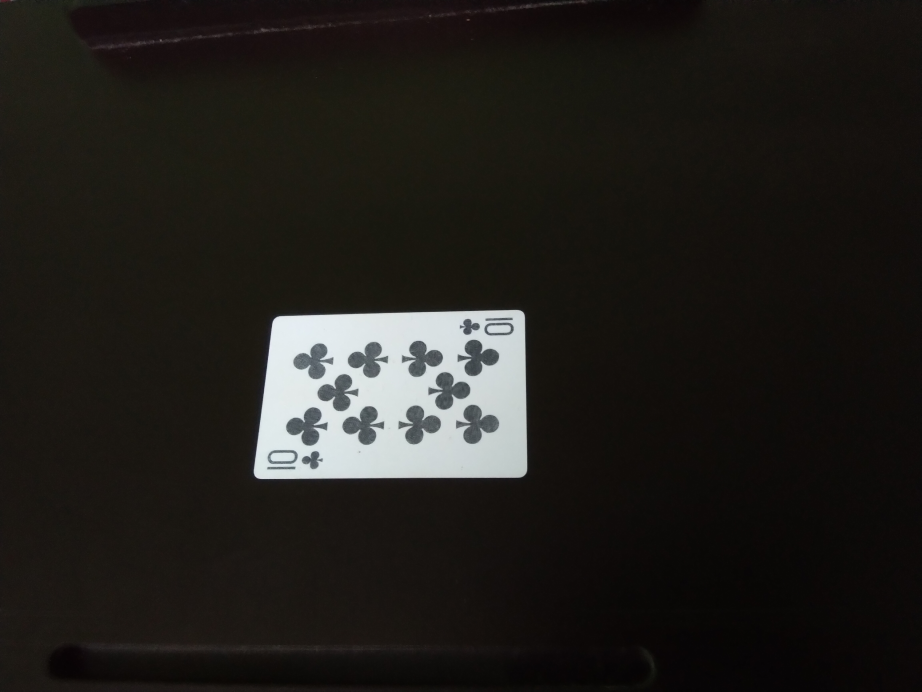
#> input picture 10C0.jpg, 4608 x 3456 px (shown at 1/5 size)
$ python extract_corners.py 10C0.jpg
#> lines starting #> are read from the running program, lines starting #| are printed output that depends on the picture; after the words box and inside, x2 and y2 are one past the last pixel; in counts of white or black regions, pixels touching at a corner belong together
#> further down, img is the input picture: shape (3456, 4608, 3); mean B, G, R 27.3, 30.9, 33.2
### segment.py
import cv2 as cv
import numpy as np

def segment_cards(img, K = 3):
    # Define criteria = ( type, max_iter = 10 , epsilon = 1.0 )
#> called with K = 3
    criteria = (cv.TERM_CRITERIA_EPS + cv.TERM_CRITERIA_MAX_ITER, 10, 1.0)

    # Set flags (Just to avoid line break in the code)
    flags = cv.KMEANS_PP_CENTERS

    # Apply KMeans
    w, h, c = img.shape
#> w = 3456; h = 4608; c = 3
    img_flat = np.float32(img.reshape(w * h, c))
    _, labels, _ = cv.kmeans(img_flat, K, None, criteria, 10, flags)

    # Convert image to HSV
    img_hsv = cv.cvtColor(img, cv.COLOR_RGB2HSV).reshape((w * h, 3))
    scores = []
    for i in range(K):
        labels = labels.reshape(-1)
        mask = labels == i
        masked = img_hsv[mask]
        # Caculate "score" for each cluster as (1.0 - average saturation) + average luminance
        avg_sat = masked[:, 1].mean()
        avg_val = masked[:, 2].mean()
        scores.append((255.0 - avg_sat) + avg_val)
#> this loop made 3 passes
#> (avg_sat, avg_val) on passes 1 to 3: (83.91, 21.89), (10.98, 222.6), (29.95, 100.4)
#> after the loop, scores = [193, 466.6, 325.4]

    # Convert the shape of the labels to match the image and select the cluster with max score
    labels_mask = labels.reshape(img.shape[:2])
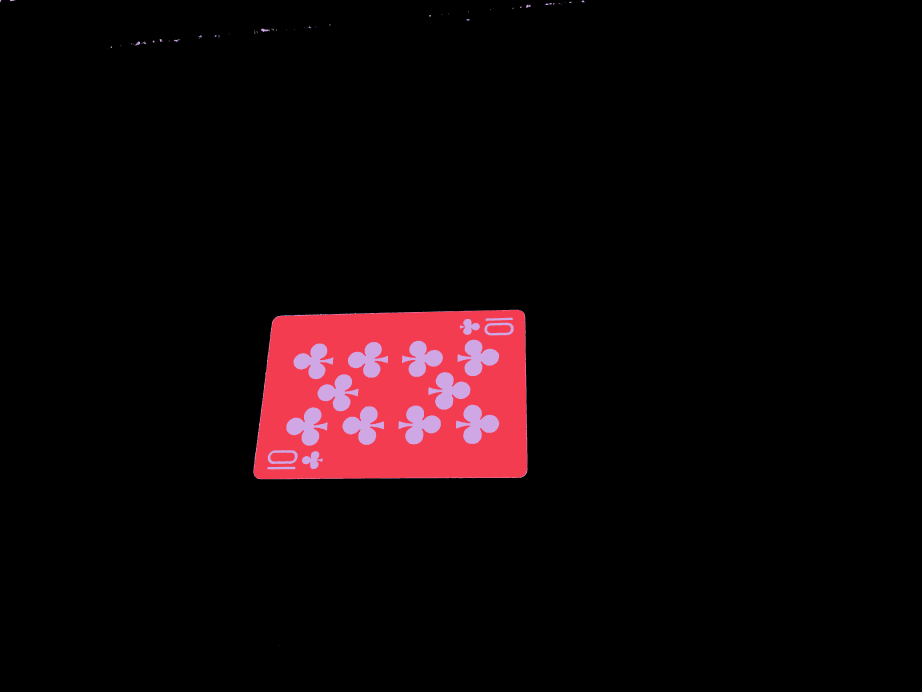
#> labels_mask: shape (3456, 4608) int32 (shown at 1/5 size); 3 distinct labels, from 0 to 2; one colour per label, 0 black
    return img * (labels_mask == np.argmax(scores))[:, :, np.newaxis], labels_mask

# [12 lines that do not run on import are left out]

### reproject.py
import cv2 as cv
import numpy as np
import matplotlib.pyplot as plt

from segment import segment_cards


# https://github.com/PyImageSearch/imutils/blob/9f740a53bcc2ed7eba2558afed8b4c17fd8a1d4c/imutils/perspective.py#L9
def order_points(pts):
    # sort the points based on their x-coordinates
    xSorted = pts[np.argsort(pts[:, 0]), :]

    # grab the left-most and right-most points from the sorted
    # x-roodinate points
    leftMost = xSorted[:2, :]
    rightMost = xSorted[2:, :]

    # now, sort the left-most coordinates according to their
    # y-coordinates so we can grab the top-left and bottom-left
    # points, respectively
    leftMost = leftMost[np.argsort(leftMost[:, 1]), :]
    (tl, bl) = leftMost

    # now that we have the top-left coordinate, use it as an
    # anchor to calculate the Euclidean distance between the
    # top-left and right-most points; by the Pythagorean
    # theorem, the point with the largest distance will be
    # our bottom-right point

    D = np.linalg.norm(tl - rightMost, axis=1)
    (br, tr) = rightMost[np.argsort(D)[::-1], :]

    # return the coordinates in top-left, top-right,
    # bottom-right, and bottom-left order
    return np.array([tl, tr, br, bl], dtype="float32")


def get_width_height(pts):
    (tl, tr, br, bl) = pts

    # Finding the maximum width
    maxWidth = int(max(np.linalg.norm(br - bl), np.linalg.norm(tr - tl)))

    # Finding the maximum height.
    maxHeight = int(max(np.linalg.norm(tr - br), np.linalg.norm(tl - bl)))
    return maxWidth, maxHeight


def create_dest_points(width, height):
    # Final destination co-ordinates
    return np.array([[0, 0], [width, 0], [width, height], [0, height]], dtype=int)


def reproject_playing_card(img):
    segmented, _ = segment_cards(img)
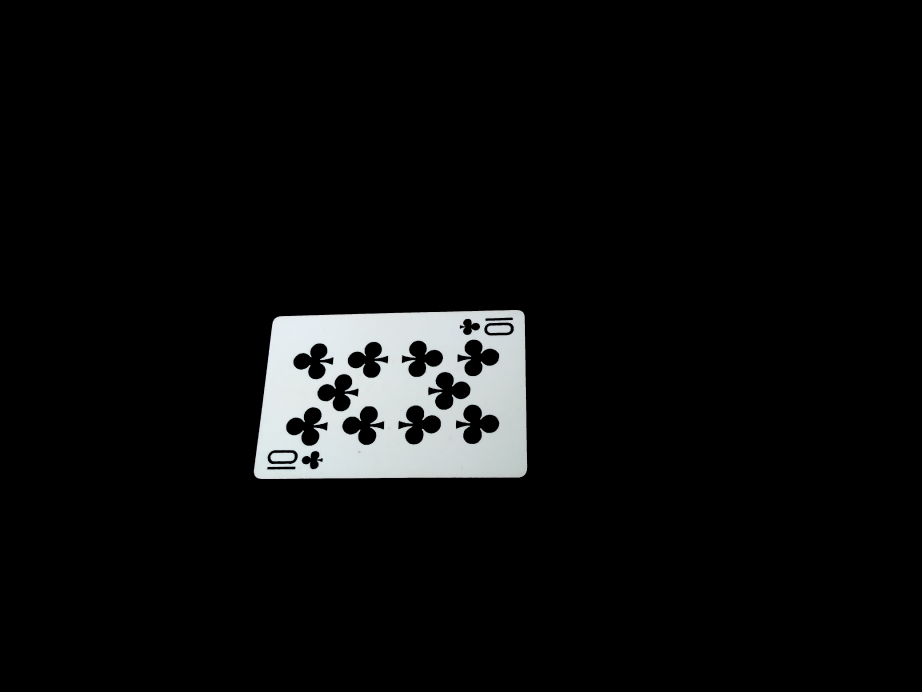
#> segmented: shape (3456, 4608, 3) (shown at 1/5 size); mean B, G, R 12, 11.9, 11.5
    gray = cv.cvtColor(segmented, cv.COLOR_RGB2GRAY)

    kernel = np.ones((3, 3), np.uint8)
    closed = cv.morphologyEx(gray, cv.MORPH_CLOSE, kernel)
    opened = cv.morphologyEx(closed, cv.MORPH_OPEN, kernel)

    # Find countours in the image
    contours, _ = cv.findContours(opened, cv.RETR_EXTERNAL, cv.CHAIN_APPROX_SIMPLE)
#> contours = 1 contour; box (x1, y1, x2, y2) and area: (1269, 1550, 2636, 2395) 1081364

    cards = []
    # Loop through the contours and try to turn them into boxes
    for c in contours:
        # Approximate contours to remove extra points
        epsilon = 0.02 * cv.arcLength(c, True)
        contour = cv.approxPolyDP(c, epsilon, True)
        # Probably a playing card if it has 4 corners
        if len(contour) == 4:
            cards.append(contour)
#> this loop made 1 pass
#> (epsilon, contour) on pass 1: (86.39, [[2617, 1564], [1384, 1585], [1273, 2377], [2614, 2381]])
#> after the loop, cards = [[[2617, 1564], [1384, 1585], [1273, 2377], [2614, 2381]]]
    if not cards:
        raise ValueError("Given image doesn't have any rectangular contours!")

    # Remove abnormally small contours as outliers
    areas = np.array([cv.contourArea(contour) for contour in cards])
#> areas = [1034907]
    valid_areas = areas > areas.max() * 0.1
#> valid_areas = [True]
    cards = [contour for contour, valid in zip(cards, valid_areas) if valid]

    # Reproject the cards
    norm_cards = []
    for card in cards:
        card = order_points(card.reshape((4, 2)))
        width, height = get_width_height(card)
        # If card is landscape flip the width and height and rotate the dest points
        if width > height:
            width, height = height, width
            destination_corners = create_dest_points(width, height)
            destination_corners = np.roll(destination_corners, 1, axis=0)
        else:
            destination_corners = create_dest_points(width, height)

        # Getting the homography
        M = cv.getPerspectiveTransform(
            np.float32(card), np.float32(destination_corners)
        )
        # Perspective transform using homography
        norm_card = cv.warpPerspective(img, M, (width, height), flags=cv.INTER_CUBIC)
        norm_cards.append((card, norm_card))
#> this loop made 1 pass
#> (card, xSorted in order_points, D in order_points, maxWidth in get_width_height, maxHeight in get_width_height, width, height, destination_corners) on pass 1: ([[1384, 1585], [2617, 1564], [2614, 2381], [1273, 2377]], [[1273, 2377], [1384, 1585], [2614, 2381], [2617, 1564]], [1465.1, 1233.2], 1341, 817, 817, 1341, [[0, 1341], [0, 0], [817, 0], [817, 1341]])
#> pass 1, in reproject_playing_card, `norm_card = cv.warpPerspective(img, M, (width, height), flags=cv.INTER..`:
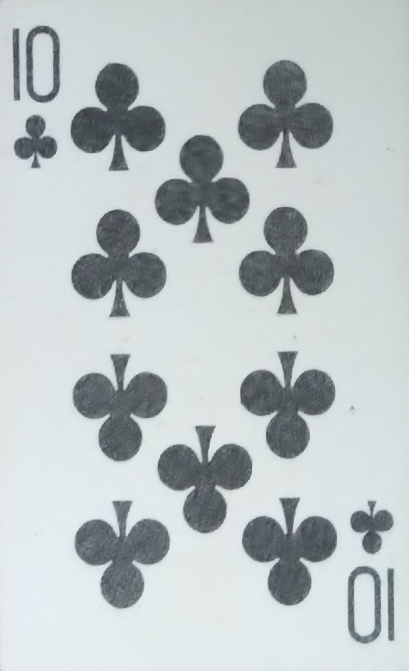
#> norm_card: shape (1341, 817, 3) (shown at 1/2 size); mean B, G, R 196.6, 194.9, 186.7
#> after the loop, norm_cards = 1 item
    return norm_cards


# [29 lines that do not run on import are left out]

    # [6 lines of commented-out code are left out]

### extract_corners.py
import glob
from pathlib import Path

import cv2 as cv

EXPECTED_CARD_ASPECT = 1 / 1.4
EPSILON = 0.2


def extract_corner(card):
    h, w, _ = card.shape

    if EXPECTED_CARD_ASPECT - w / h > EPSILON:
        raise RuntimeError(f"invalid card aspect {w / h}, probably invalid")

    # get top left corner of each card
    # just hardcoded, could use contour detection to find biggest thing in a corner
    corner = card[int(0.03 * h) : int(0.15 * h), int(0.01 * w) : int(0.13 * w)]
    ch, cw, _ = corner.shape
    if ch == 0 or cw == 0:
        raise RuntimeError(f"image too small!")

    corner = cv.cvtColor(corner, cv.COLOR_RGB2GRAY)
    corner = cv.inRange(corner, 0, 125)
    corner = cv.resize(corner, (28, 28), interpolation=cv.INTER_CUBIC)
    return corner


if __name__ == "__main__":
    import sys
    import math
    import numpy as np
    import matplotlib.pyplot as plt
    from mpl_toolkits.axes_grid1 import ImageGrid

    from reproject import reproject_playing_card

    img = cv.imread(sys.argv[1])
    reprojecteds = reproject_playing_card(img)
#> reprojecteds = 1 item
    n = int(math.ceil(math.sqrt(len(reprojecteds))))
#> n = 1

    fig = plt.figure()
    grid = ImageGrid(fig, 111, nrows_ncols=(n, n))

    for ax, (rect, im) in zip(grid, reprojecteds):
        im = extract_corner(im)
        ax.imshow(im, cmap="grey")
#> this loop made 1 pass
#> (rect, h in extract_corner, w in extract_corner, ch in extract_corner, cw in extract_corner) on pass 1: ([[1384, 1585], [2617, 1564], [2614, 2381], [1273, 2377]], 1341, 817, 161, 98)
#> pass 1, in extract_corner, `corner = card[int(0.03 * h) : int(0.15 * h), int(0.01 * w) : int(0.13 ..`:
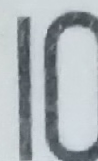
#> corner: shape (161, 98, 3); mean B, G, R 183.3, 179, 171.5
#> pass 1, in extract_corner, `corner = cv.inRange(corner, 0, 125)`:
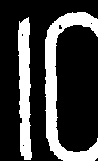
#> corner: shape (161, 98); 24.8% white; 2 white regions, box (x1, y1, x2, y2) and area: (45, 12, 98, 161) 2449, (18, 17, 32, 160) 1467
#> pass 1, in extract_corner, `corner = cv.resize(corner, (28, 28), interpolation=cv.INTER_CUBIC)`:
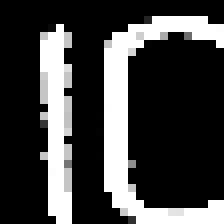
#> corner: shape (28, 28) (shown 8 times larger); min 0, max 255, mean 64.6

    plt.savefig("corners.png")
    plt.show()
    # [14 lines of commented-out code are left out]
